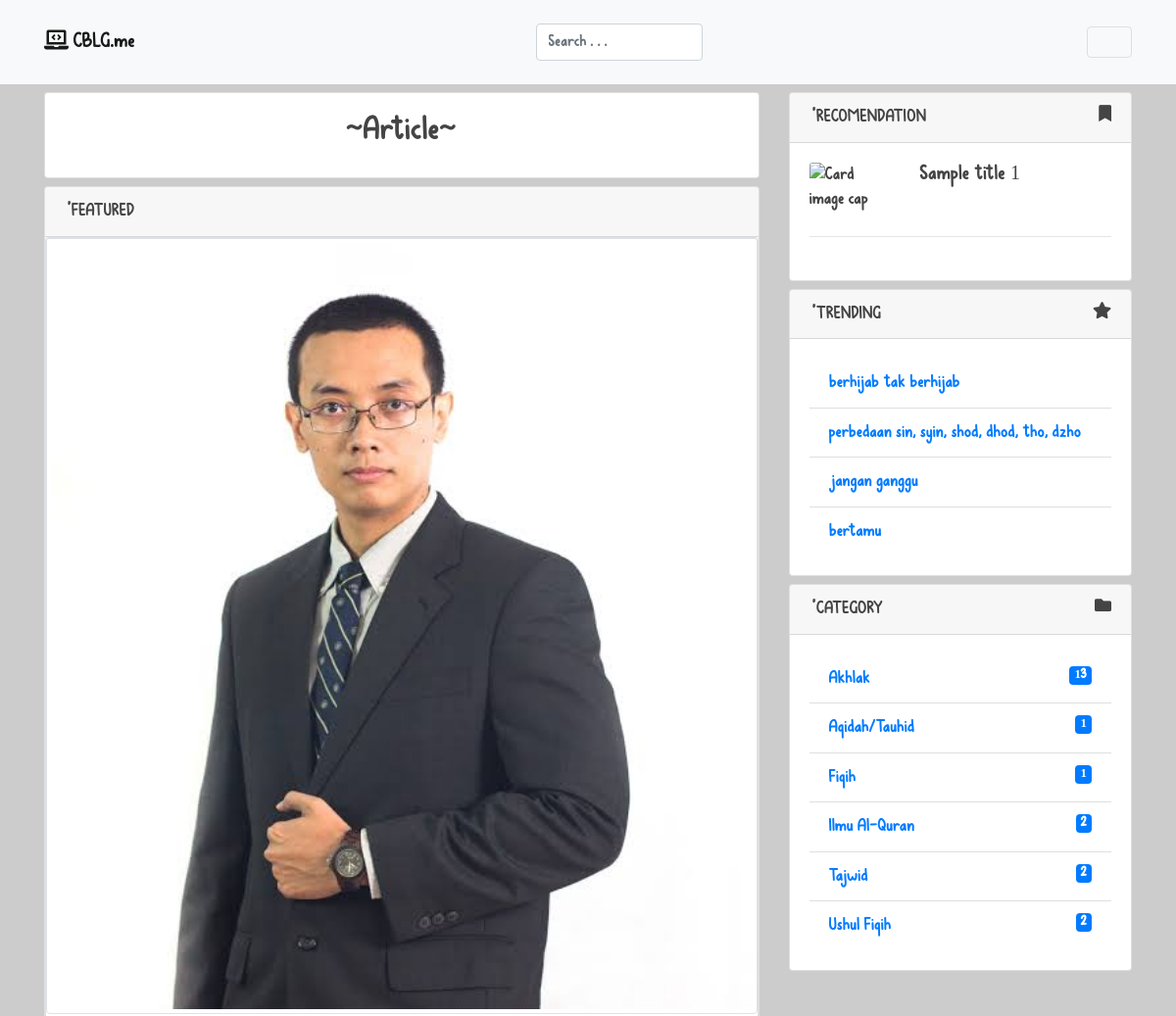
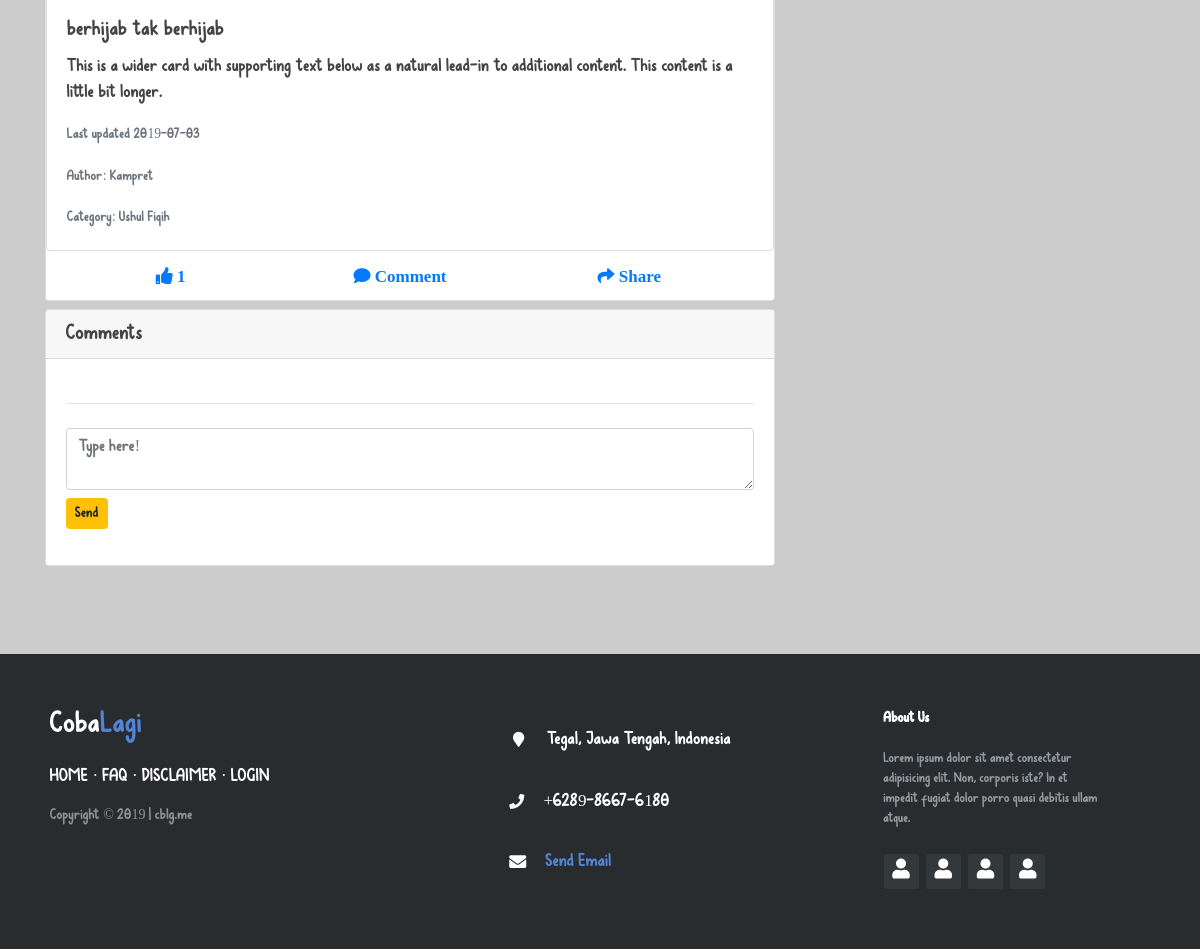
/home/detailArtikel/65, run on the app's committed database (2 pictures, top to bottom).
### tables this page shows
CREATE TABLE `artikel` (
  `id_artikel` int(11) NOT NULL,
  `judul_artikel` varchar(100) NOT NULL,
  `waktu_artikel` date DEFAULT NULL,
  `id_kategori` int(11) NOT NULL,
  `id_user` int(11) NOT NULL,
  `isi_artikel` longtext,
  `gambar_artikel` varchar(255) DEFAULT NULL,
  `hits` int(11) NOT NULL
);

CREATE TABLE `user` (
  `id_user` int(11) NOT NULL,
  `username` varchar(100) NOT NULL,
  `password` varchar(255) NOT NULL,
  `nama_pengguna` varchar(100) NOT NULL,
  `level_pengguna` int(11) NOT NULL,
  `foto` varchar(128) NOT NULL
);

CREATE TABLE `kategori` (
  `id_kategori` int(11) NOT NULL,
  `kategori` varchar(50) NOT NULL
);

### application/controllers/Home.php (called while the page is built, shortened)
<?php
class Home extends CI_Controller {
    public function __construct(){
        $this->load->model('data_model');
    }
    public function detailArtikel($id_artikel){
        $data['username'] = $this->session->userdata('username');
        $query = "SELECT * FROM komentar JOIN user USING(id_user) WHERE id_artikel = $id_artikel ";
        $data['komentar'] = $this->db->query($query)->result_array();
        $query = "UPDATE artikel SET hits = hits+1 WHERE id_artikel = $id_artikel";
        $this->db->query($query);
        $data['artikel'] = $this->data_model->getArtikelById($id_artikel);
        $data['suka'] = $this->data_model->getSuka($id_artikel);
        $data['category'] = $this->data_model->getCategory();
        $data['trending'] = $this->data_model->getTrending();
        $this->load->view('templates/header');
        $this->load->view('home/detail', $data);
        $this->load->view('templates/sidebar', $data);
        $this->load->view('templates/footer');
    }
}

### index.php (called while the page is built, shortened)
<?php
require_once BASEPATH.'core/CodeIgniter.php';

### application/models/Data_model.php (called while the page is built, shortened)
<?php
class Data_model extends CI_Model{
    public function getCategory(){
        $query = "SELECT id_kategori, kategori, COUNT(*) AS jml_artikel FROM kategori JOIN artikel USING(id_kategori) GROUP BY kategori";
        return $this->db->query($query)->result_array();
    }
    public function getTrending(){
        $query = "SELECT id_artikel, judul_artikel FROM artikel ORDER BY hits DESC LIMIT 4";
        return $this->db->query($query)->result_array();
    }
    public function getArtikelById($id_artikel){
       $query = "SELECT user.nama_pengguna, kategori.kategori, artikel.judul_artikel, artikel.waktu_artikel, artikel.id_artikel, artikel.isi_artikel,artikel.gambar_artikel FROM artikel INNER JOIN kategori ON kategori.id_kategori=artikel.id_kategori INNER JOIN user ON user.id_user=artikel.id_user WHERE id_artikel = $id_artikel";
        return $this->db->query($query)->row_array();
    }
}

### application/views/home/detail.php (the view, shortened to what this page needs)
<?php if(empty($search)) :?>
  <div class="container">
    <div class="row">
      <div class="col-md-8">
        <div class="card mb-2">
          <div class="card-body">
            <h2 class="text-center">~Article~</h2>
          </div>
        </div>
        <div class="card mb-2">
          <div class="card-header">
          *FEATURED
        </div>
        <div class="card mb-3">
          <img class="card-img-top img-thumbnail" src="<?=base_url('assets/img/artikel/').$artikel['gambar_artikel']?>"  alt="Card image cap">
          <div class="card-body">
            <h5 class="card-title"><?=$artikel['judul_artikel']?></h5>
            <p class="card-text">This is a wider card with supporting text below as a natural lead-in to additional content. This content is a little bit longer.</p>
            <p class="card-text"><small class="text-muted">Last updated <?=$artikel['waktu_artikel']?></small></p>
            <p class="card-text"><small class="text-muted">Author: <?=$artikel['nama_pengguna']?></small></p>
            <p class="card-text"><small class="text-muted">Category: <?=$artikel['kategori']?></small></p>
        </div>
      </div>
      <ul class="opsiArtikel">
        <a href="<?=base_url('home/likeArtikel/').$artikel['id_artikel']?>" class="tombolSuka" data-id = <?=$artikel['id_artikel']?> data-user = <?=$username?>>
          <li class="fas fa-fw fa-thumbs-up text-primary">
          <?=$suka?>
          </li>
        </a>
        <a href="#" class="comments-link">
          <li class="fas fa-fw fa-comment text-primary">
          Comment
          </li>
        </a>
        <a href="#">
          <li class="fas fa-fw fa-share text-primary">
          Share
          </li>
        </a>
      </ul>
    </div>
    <div class="row">
      <div class="col-md">
        <div class="card mb-2">
          <h5 class="card-header">Comments</h5>
          <div class="card-body">
            <hr class="my-4">
            <form action="<?=base_url("home/commentsAjax/").$artikel['id_artikel']?>" method="post" class="comments-form">
              <div class="form-group">
                <textarea class="form-control mb-2" name="comments" placeholder="Type here!"></textarea>
                <button type="button" class="btn btn-warning btn-sm"  data-id = <?=$artikel['id_artikel']?> >Send</button>
              </div>
            </form>
          </div>
        </div>
      </div>
    </div>
  </div>
<?php endif; ?>

### application/views/templates/sidebar.php
<div class="col-md-4">
        <div class="card mb-2">
            <div class="card-header">
                *RECOMENDATION
                <span><i class="fas fa-bookmark float-right"></i></span>
            </div>
            <div class="card-body">
            <div class="row">
                <div class="col-md-4">
                    <img class="card-img-top "  src="<?=base_url('assets/img/artikel/code.jpg')?>" alt="Card image cap">
                </div>
                <div class="col-md-8">
                    <h5 class="card-title">Sample title 1</h5>
                </div>
            </div>
            <hr class="my-4">
            </div>
        </div>
        <div class="card mb-2">
            <div class="card-header">
                *TRENDING
                <span><i class="fas fa-star float-right"></i></span>
            </div>
            <div class="card-body">
            <ul class="list-group list-group-flush">
            <?php foreach ($trending as $tre) : ?>
                <li class="list-group-item"><a href="<?=base_url('home/detailArtikel/') . $tre['id_artikel'] ?>"><?=$tre['judul_artikel'];?></a></li>
            <?php endforeach; ?>
            </ul>
            </div>
        </div>
        <div class="card">
            <div class="card-header">
                *CATEGORY
                <span><i class="fas fa-folder float-right"></i></span>
            </div>
             <div class="card-body">
                <ul class="list-group list-group-flush">
                    <?php foreach ($category  as $cat) : ?>
                        <li class="list-group-item"><a href="<?= base_url('home/detailArtikelByIdKategori/') . $cat['id_kategori'] ?>"><?=$cat['kategori'];?></a><span class="badge badge-primary float-right"><?=$cat['jml_artikel'];?></span></li>
                    <?php endforeach; ?>
                </ul>
            </div>
        </div>
    </div>
</div>
</div>

### assets/css/mystyle.css (style rules this page uses)
body { background-color: #ccc; font-family: 'avocados'; color: #444; font-size: 17px; }
.opsiArtikel { text-align: center; }
.opsiArtikel li { position: relative; list-style: none; right: 30px; float: left; width: 33.33333%; }

### data on the page
artikel: gambar_artikel (picture), judul_artikel "berhijab tak berhijab", waktu_artikel "2019-07-03", id_user.nama_pengguna "Kampret", id_kategori.kategori "Ushul Fiqih"
artikel: judul_artikel "perbedaan sin, syin, shod, dhod, tho, dzho"
artikel: judul_artikel "jangan ganggu"
artikel: judul_artikel "bertamu"
kategori: kategori "Akhlak", jml_artikel "13"
kategori: kategori "Aqidah/Tauhid", jml_artikel "1"
kategori: kategori "Fiqih", jml_artikel "1"
kategori: kategori "Ilmu Al-Quran", jml_artikel "2"
kategori: kategori "Tajwid", jml_artikel "2"
kategori: kategori "Ushul Fiqih", jml_artikel "2"

### other printed values
$suka "1"
